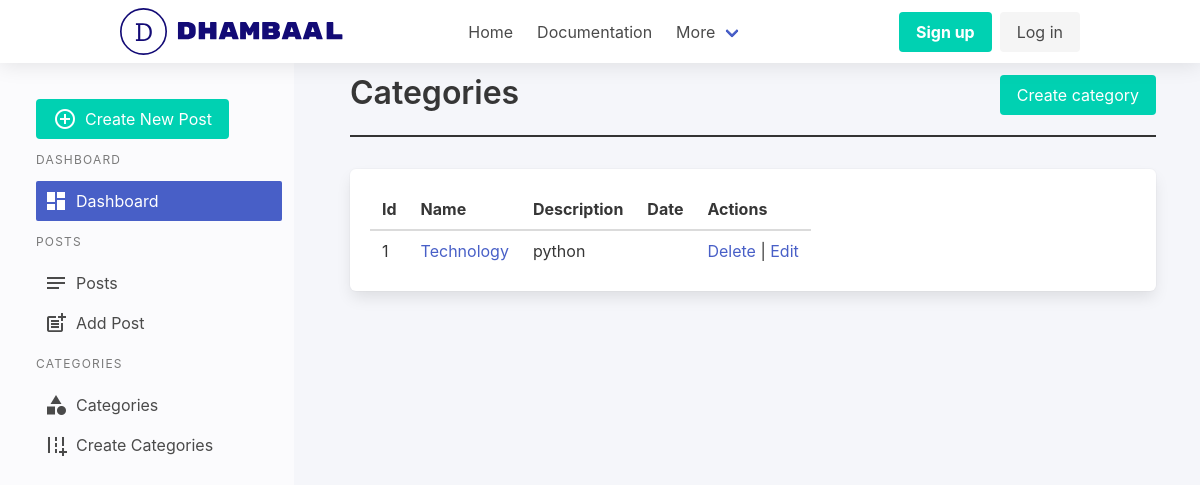
Before: /dashboard/categories/ with the older database file.
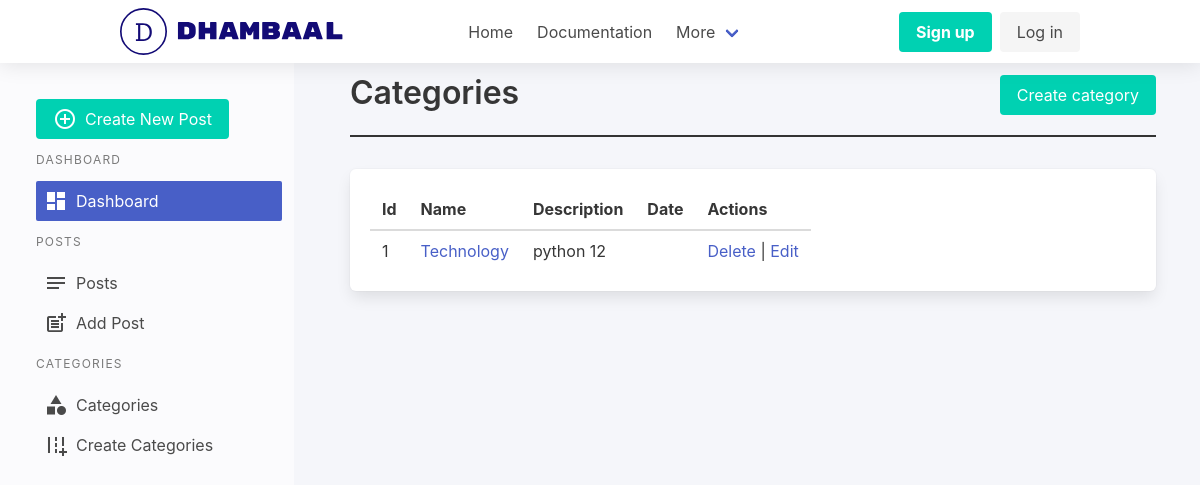
After: the same page with the newer database file.
### dhambaal/dashboard/models/Categories.py (models this page shows, shortened)
class Category(db.Model):
    __tablename__ = 'category'
    id = db.Column(db.Integer, primary_key=True)
    name = db.Column(db.String(120), nullable=False)
    description = db.Column(db.Text)
    create_at = db.Column(db.DateTime, default=datetime.utcnow)
    updated_at = db.Column(db.DateTime, default=datetime.utcnow)

### dhambaal/dashboard/views.py (the view)
@dashboard.route("/categories/")
def categories():
    categories = Category.query.all()
    return render_template("categories/categories.html", categories=categories)

### dhambaal/dashboard/templates/categories/categories.html
{% extends "layout/base.html" %}
 {% block content %}
{%from "macros.html" import section_heading %}
{{section_heading(title="Categories", link="dashboard.create_category", btn_text="Create category")}}
<table class="table box">
  <thead>
    <tr>
      <th>Id</th>
      <th>Name</th>
      <th>Description</th>
      <th>Date</th>
     <th>Actions</th>
    </tr>
  </thead>
  <tbody>
    {%for category in categories%}
    <tr>
    <td>{{category.id}}</td>
      <td><a href="#" >{{category.name}}
      </td>
      <td>{{category.description}}</td>
      <td>{{category.date}}</td>
      <td><a href="{{ url_for('dashboard.delete_category',id=category.id) }}">Delete</a> | <a href="{{ url_for('dashboard.update_category',id=category.id) }}">Edit</a></td>
    </tr>
    {%endfor%}
    </tbody>
    </table>
    {% endblock %}

Changed rows visible on the page:
changed Category "Technology": description "python" → "python 12"
